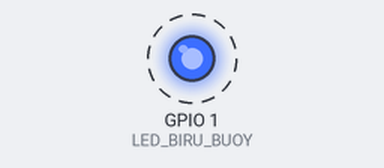
The sketch below on a simulated ESP32-S3. Shown: output pins drawn as LEDs (lit = HIGH). Dashed ring = blinking. What the sketch prints to the serial monitor is not drawn.

Above: at 5.5 s.
Timing chart, 0 to 9.6 s (numbered marks = the images above):
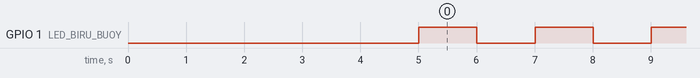

Measured:
- by itself, GPIO 1 (LED_BIRU_BUOY): alternates HIGH for 1.0 s and LOW for 1.0 s

The sketch:

Blink_LED_Biru_Buoy.ino
```cpp
#define LED_BIRU_BUOY 1

unsigned long counter = 0;

void setup() {
  pinMode(LED_BIRU_BUOY, OUTPUT);

  Serial0.begin(115200);
  delay(5000);

  Serial0.println();
  Serial0.println("====================================");
  Serial0.println("SMART BUOY - TEST ESP32-S3");
  Serial0.println("Uji Blink LED Biru Buoy");
  Serial0.println("====================================");
}

void loop() {
  digitalWrite(LED_BIRU_BUOY, HIGH);
  Serial0.print("Counter: ");
  Serial0.print(counter);
  Serial0.println(" | LED: ON");
  delay(1000);

  digitalWrite(LED_BIRU_BUOY, LOW);
  Serial0.print("Counter: ");
  Serial0.print(counter);
  Serial0.println(" | LED: OFF");
  delay(1000);

  counter++;
}
```
